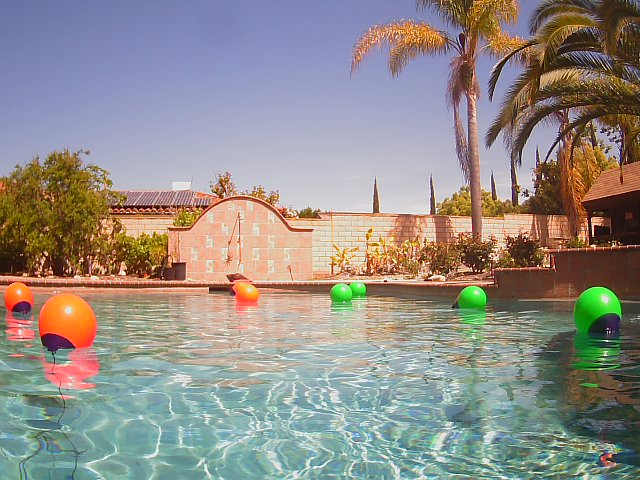
#> input picture GNC/Guidance_Core/Missions/2025-04-13-141027.jpg, 640 x 480 px, given in place of 2025-04-13-145055.webm, which was not available
$ python play_vid.py
#> lines starting #> are read from the running program, lines starting #| are printed output that depends on the picture; after the words box and inside, x2 and y2 are one past the last pixel; in counts of white or black regions, pixels touching at a corner belong together; pictures that were not available may be replaced by others from this repository, and a replacement may not be noted
# importing libraries
import cv2

# Create a VideoCapture object and read from input file
#cap = cv2.VideoCapture('2025-04-13-145055.webm')
cap = cv2.VideoCapture('/Users/parsasedighi/Documents/GitHub/RoboBoat_2025/GNC/Guidance_Core/Missions/2025-04-13-145055.webm')

capture=cv2.VideoCapture(0)
half_way = capture.get(cv2.CAP_PROP_FRAME_WIDTH)/2

# Check if camera opened successfully
if (cap.isOpened()== False):
    print("Error opening video file")


found_frames = 0

# Read until video is completed
while(cap.isOpened()):

# Capture frame-by-frame
    ret, frame = cap.read()
#> frame is the input picture: shape (480, 640, 3); mean B, G, R 135.5, 140.8, 146.4
    if ret == True:
    # Display the resulting frame
        Gaussian = cv2.GaussianBlur(frame, (7, 7), 0)
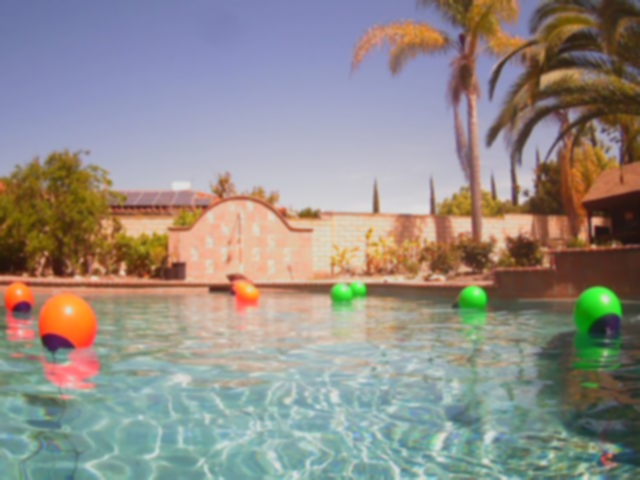
#> Gaussian: shape (480, 640, 3); mean B, G, R 135.5, 140.8, 146.4
        gray_image_Gaussian = cv2.cvtColor(Gaussian, cv2.COLOR_BGR2GRAY)
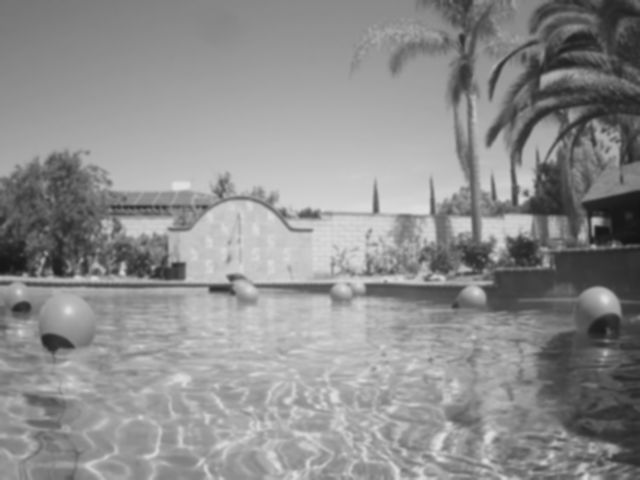
#> gray_image_Gaussian: shape (480, 640); min 20, max 224, mean 141.9
        _, threshold = cv2.threshold(gray_image_Gaussian, 127, 255, cv2.THRESH_BINARY)
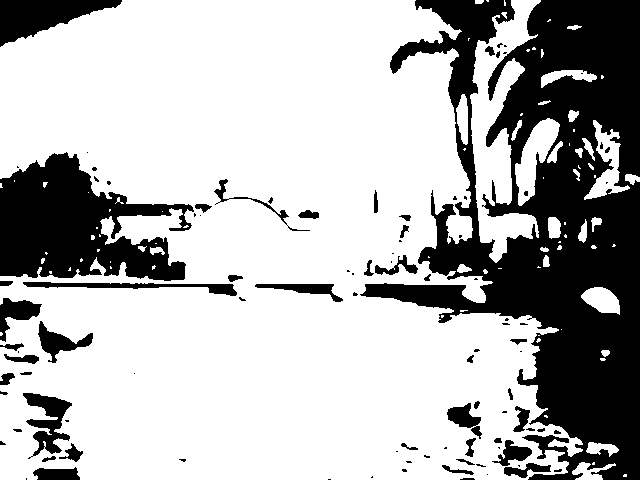
#> threshold: shape (480, 640); 70.8% white; 98 black regions (51 under 20 px)
        contours, _ = cv2.findContours(threshold, cv2.RETR_TREE, cv2.CHAIN_APPROX_SIMPLE)
#> contours = 183 contours, 101 with area under 20; largest, box (x1, y1, x2, y2) and area: (0, 0, 583, 480) 208118, (470, 0, 541, 263) 7695, (515, 118, 560, 206) 1672, (22, 392, 73, 457) 1588, (22, 281, 238, 297) 1264
        #print(Gaussian.get(cv2.CAP_PROP_FRAME_WIDTH))
        i = 0

        # list for storing names of shapes
        for contour in contours:
             area = cv2.contourArea(contour)
             if area > 10000:
                print('area {}'.format(area))
                print('frame {}'.format(found_frames))
                # here we are ignoring first counter because
                # findcontour function detects whole image as shape
                if i == 0:
                    i = 1
                    continue

                # cv2.approxPloyDP() function to approximate the shape
                approx = cv2.approxPolyDP(
                    contour, 0.01 * cv2.arcLength(contour, True), True)

                # using drawContours() function
                # cv2.drawContours(Gaussian, [contour], 0, (0, 0, 255), 5)

                # finding center point of shape
                M = cv2.moments(contour)
                if M['m00'] != 0.0:
                    x = int(M['m10']/M['m00'])
                    y = int(M['m01']/M['m00'])

                if len(approx) == 12:
                    found_frames = found_frames + 1
                    if found_frames > 5:
                        cv2.drawContours(Gaussian, [contour], 0, (0, 0, 255), 5)
                        cv2.putText(Gaussian, 'Plus', (x, y),
                                    cv2.FONT_HERSHEY_SIMPLEX, 0.6, (255, 255, 255), 2)
                        if x< half_way:
                            cv2.circle(Gaussian,(x-100,y), 10, (50, 168, 82), -1)
                        elif x > half_way:
                            cv2.circle(Gaussian,(x+100,y), 10, (50, 168, 82), -1)
                        else:
                            cv2.circle(Gaussian,(x,y), 10, (50, 168, 82), -1)
#> this loop made 183 passes
#> (area, i) on pass 97: (208117.5, 1)
#> area on passes 3, 4, 7, 14, 22, 27: 308.5, 235, 36, 673, 68.5, 50
#| area 208117.5
#| frame 0
#> after the loop, found_frames = 0; i = 1


        #cv2.imshow('Frame', frame)
        cv2.imshow('Frame', Gaussian)

    # Press Q on keyboard to exit
        if cv2.waitKey(25) & 0xFF == ord('q'):
#> (key q is pressed here)
            break

# Break the loop
    else:
        break

# When everything done, release
# the video capture object
cap.release()

# Closes all the frames
cv2.destroyAllWindows()

$ run again, on GNC/Guidance_Core/Missions/2025-04-13-141055.jpg
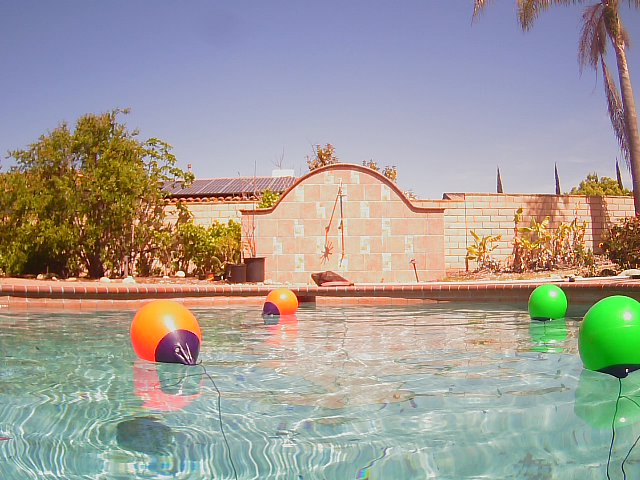
#> input picture GNC/Guidance_Core/Missions/2025-04-13-141055.jpg, 640 x 480 px, given in place of 2025-04-13-145055.webm, which was not available
#> frame is the input picture: shape (480, 640, 3); mean B, G, R 149.9, 156.1, 160.7
#> `gray_image_Gaussian = cv2.cvtColor(Gaussian, cv2.COLOR_BGR2GRAY)`:
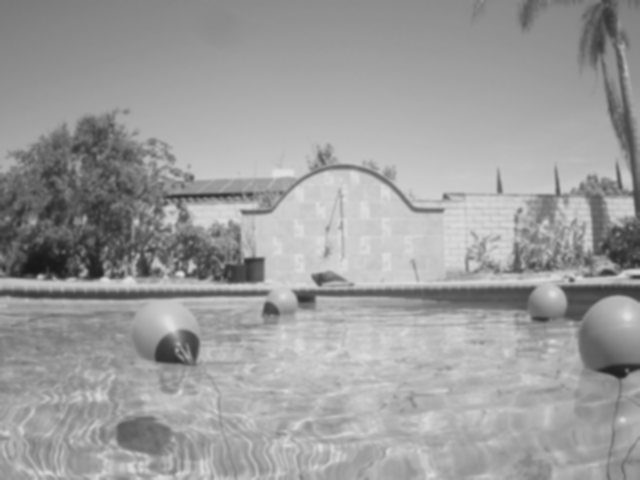
#> gray_image_Gaussian: shape (480, 640); min 24, max 224, mean 156.8
#> `_, threshold = cv2.threshold(gray_image_Gaussian, 127, 255, cv2.THRESH..`:
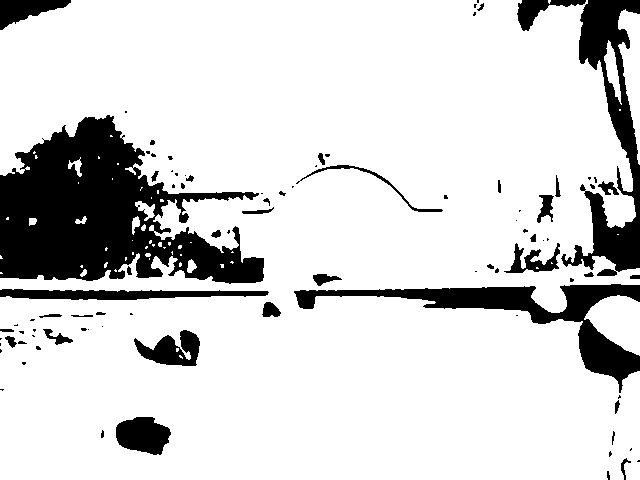
#> threshold: shape (480, 640); 83.8% white; 91 black regions (50 under 20 px)
#> contours = 139 contours, 86 with area under 20; largest, box (x1, y1, x2, y2) and area: (0, 0, 640, 480) 255626, (584, 295, 640, 356) 2106, (618, 9, 640, 165) 1646, (115, 416, 172, 456) 1614, (133, 329, 201, 367) 1490
#> the loop `for contour in contours:` made 139 passes
#> (area, i) on pass 54: (255626, 1)
#> (printed output is left out)
#> after the loop `for contour in contours:`: found_frames = 0; i = 1
